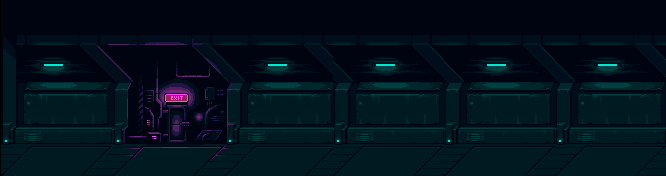

The image is a tile-based game level rendered from a .tmx file. Its description and complete source (layers, tilesets, objects, tile grids) follow:
An orthogonal 6x1 tile map with 111x176 px tiles, 1 tile layer (Tile Layer 1).

<map version="1.5" tiledversion="1.6.0" orientation="orthogonal" renderorder="right-down" width="6" height="1" tilewidth="111" tileheight="176" infinite="0" nextlayerid="2" nextobjectid="1">
 <editorsettings>
  <export target="Lab.json" format="json" />
 </editorsettings>
 <tileset firstgid="1" name="Lab" tilewidth="338" tileheight="177" tilecount="2" columns="0">
  <grid orientation="orthogonal" width="1" height="1" />
  <tile id="0">
   <image width="338" height="177" source="cyberpunk-corridor.png" />
  </tile>
  <tile id="1">
   <image width="111" height="176" source="cyberpunk-corridor copy.png" />
  </tile>
 </tileset>
 <layer id="1" name="Tile Layer 1" width="6" height="1">
  <data encoding="csv">
1,0,0,2,2,2
</data>
 </layer>
</map>